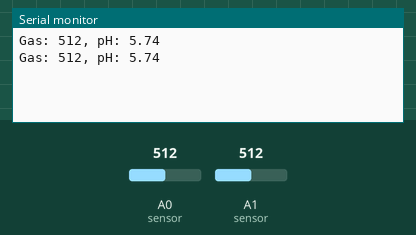
This sketch was run on a simulated Arduino Uno, built with avr-gcc and run on an emulated ATmega328P. On the bench: the last lines printed to the serial monitor. The test bench sets the inputs (shaded band); at power-on: A0 (sensor) = 512, A1 (sensor) = 512.

Above: at 3.8 s.
3.9 s: A0 (sensor) set to 716
At 7.0 s:
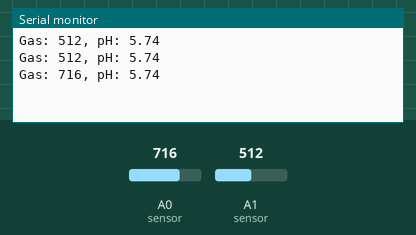
7.8 s: A1 (sensor) set to 716
At 9.4 s:
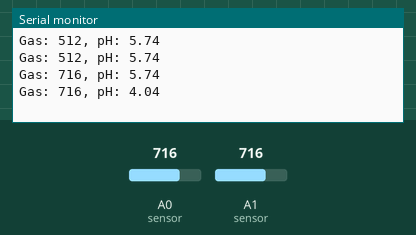
11.7 s: A0 (sensor) set to 900
At 12.8 s:
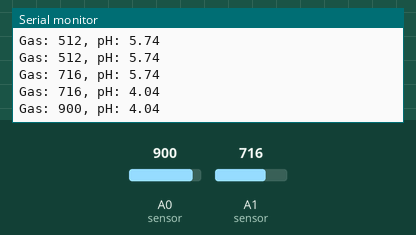
15.6 s: A1 (sensor) set to 900
At 18.7 s:
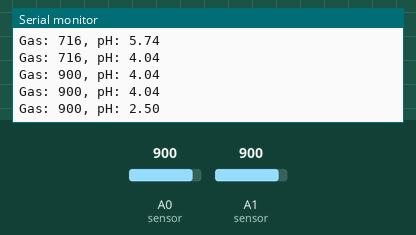
Timing chart, 0 to 20.2 s (numbered marks = the images above; inputs shaded):
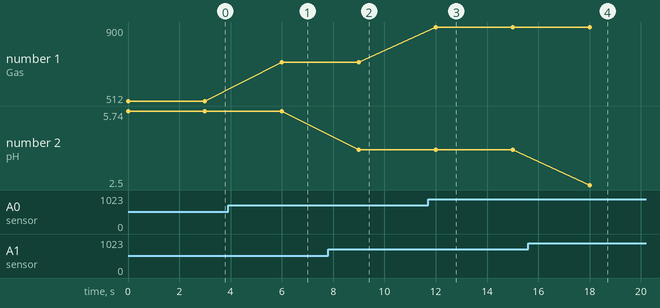

Measured:
- after the input at 3.9 s, the serial monitor: prints a new line after 2.1 s (image 1)
- after the input at 7.8 s, the serial monitor: prints a new line after 1.2 s (image 2)
- after the input at 11.7 s, the serial monitor: prints a new line after 0.30 s (image 3)
- after the input at 15.6 s, the serial monitor: prints a new line after 2.4 s (image 4)
- plotted number 1: 512 → 716 after the input at 3.9 s, 716 → 900 after the input at 11.7 s
- plotted number 2: 5.74 → 4.04 after the input at 7.8 s, 4.04 → 2.5 after the input at 15.6 s

The sketch:

Arduino_gas_ph.ino
```cpp
void setup() {
  Serial.begin(9600);

}

void loop() {
  // Read raw values from sensors
  int gas = analogRead(A0);       // Raw gas sensor value
  int phValue = analogRead(A1);      // Raw pH sensor value

  float phCalibrated = -0.00833 * phValue + 10;


  // Print the raw sensor values
  Serial.print("Gas: ");
  Serial.print(gas);
  Serial.print(", pH: ");
  Serial.println(phCalibrated);

  delay(3000);
}
```
